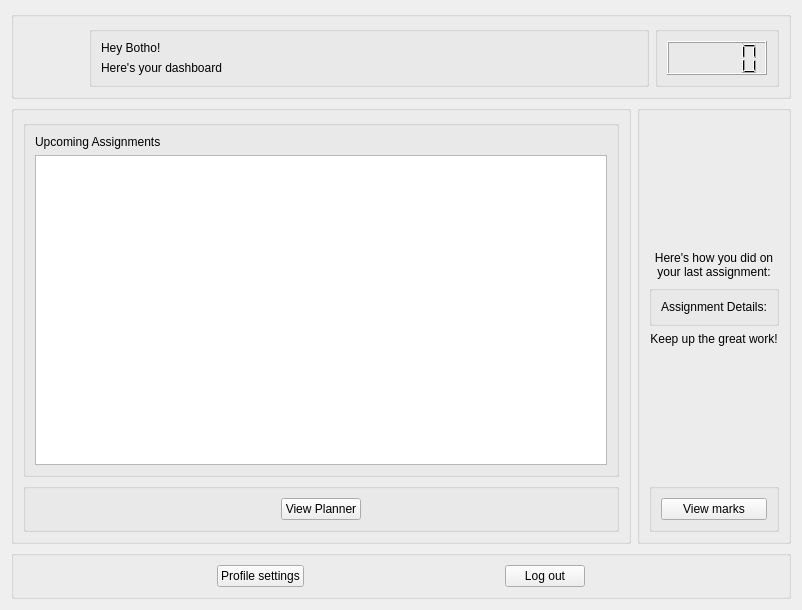
<?xml version="1.0" encoding="UTF-8"?>
<ui version="4.0">
 <class>dashboardForm</class>
 <widget class="QWidget" name="dashboardForm">
  <property name="geometry">
   <rect>
    <x>0</x>
    <y>0</y>
    <width>802</width>
    <height>610</height>
   </rect>
  </property>
  <property name="windowTitle">
   <string>Form</string>
  </property>
  <layout class="QVBoxLayout" name="verticalLayout_6">
   <item>
    <widget class="QGroupBox" name="groupBox">
     <property name="sizePolicy">
      <sizepolicy hsizetype="Preferred" vsizetype="Fixed">
       <horstretch>0</horstretch>
       <verstretch>0</verstretch>
      </sizepolicy>
     </property>
     <property name="title">
      <string/>
     </property>
     <layout class="QHBoxLayout" name="horizontalLayout" stretch="0,1,0">
      <item>
       <widget class="QLabel" name="labelLogo">
        <property name="minimumSize">
         <size>
          <width>60</width>
          <height>60</height>
         </size>
        </property>
        <property name="maximumSize">
         <size>
          <width>60</width>
          <height>60</height>
         </size>
        </property>
        <property name="text">
         <string/>
        </property>
        <property name="pixmap">
         <pixmap resource="../resources/resources.qrc">:/img/logo.svg</pixmap>
        </property>
        <property name="scaledContents">
         <bool>true</bool>
        </property>
       </widget>
      </item>
      <item>
       <widget class="QGroupBox" name="groupBox_9">
        <property name="sizePolicy">
         <sizepolicy hsizetype="Preferred" vsizetype="Fixed">
          <horstretch>0</horstretch>
          <verstretch>0</verstretch>
         </sizepolicy>
        </property>
        <property name="title">
         <string/>
        </property>
        <layout class="QVBoxLayout" name="verticalLayout">
         <item>
          <widget class="QLabel" name="labelHello">
           <property name="text">
            <string>Hey Botho!</string>
           </property>
          </widget>
         </item>
         <item>
          <widget class="QLabel" name="labelDashboard">
           <property name="text">
            <string>Here's your dashboard</string>
           </property>
          </widget>
         </item>
        </layout>
       </widget>
      </item>
      <item>
       <widget class="QGroupBox" name="groupBox_7">
        <property name="sizePolicy">
         <sizepolicy hsizetype="Minimum" vsizetype="Preferred">
          <horstretch>0</horstretch>
          <verstretch>0</verstretch>
         </sizepolicy>
        </property>
        <property name="title">
         <string/>
        </property>
        <layout class="QHBoxLayout" name="horizontalLayout_2">
         <property name="sizeConstraint">
          <enum>QLayout::SizeConstraint::SetMinimumSize</enum>
         </property>
         <item>
          <widget class="QLCDNumber" name="lcdClock">
           <property name="sizePolicy">
            <sizepolicy hsizetype="Fixed" vsizetype="Preferred">
             <horstretch>0</horstretch>
             <verstretch>0</verstretch>
            </sizepolicy>
           </property>
           <property name="minimumSize">
            <size>
             <width>100</width>
             <height>0</height>
            </size>
           </property>
          </widget>
         </item>
        </layout>
       </widget>
      </item>
     </layout>
    </widget>
   </item>
   <item>
    <layout class="QHBoxLayout" name="horizontalLayout_5">
     <item>
      <widget class="QGroupBox" name="groupBox_2">
       <property name="title">
        <string/>
       </property>
       <layout class="QVBoxLayout" name="verticalLayout_7">
        <item>
         <widget class="QGroupBox" name="groupBox_8">
          <property name="title">
           <string/>
          </property>
          <layout class="QVBoxLayout" name="verticalLayout_2">
           <item>
            <widget class="QLabel" name="labelUpcoming">
             <property name="text">
              <string>Upcoming Assignments</string>
             </property>
            </widget>
           </item>
           <item>
            <widget class="QListWidget" name="listUpcoming">
             <property name="editTriggers">
              <set>QAbstractItemView::EditTrigger::NoEditTriggers</set>
             </property>
            </widget>
           </item>
          </layout>
         </widget>
        </item>
        <item>
         <widget class="QGroupBox" name="groupBox_5">
          <property name="sizePolicy">
           <sizepolicy hsizetype="Preferred" vsizetype="Fixed">
            <horstretch>0</horstretch>
            <verstretch>0</verstretch>
           </sizepolicy>
          </property>
          <property name="title">
           <string/>
          </property>
          <layout class="QHBoxLayout" name="horizontalLayout_3">
           <item>
            <spacer name="horizontalSpacer_2">
             <property name="orientation">
              <enum>Qt::Orientation::Horizontal</enum>
             </property>
             <property name="sizeHint" stdset="0">
              <size>
               <width>127</width>
               <height>20</height>
              </size>
             </property>
            </spacer>
           </item>
           <item>
            <widget class="QPushButton" name="ViewPlannerButton">
             <property name="text">
              <string>View Planner</string>
             </property>
             <property name="icon">
              <iconset resource="../resources/resources.qrc">
               <normaloff>:/icons/calendar-day.svg</normaloff>:/icons/calendar-day.svg</iconset>
             </property>
             <property name="iconSize">
              <size>
               <width>12</width>
               <height>12</height>
              </size>
             </property>
            </widget>
           </item>
           <item>
            <spacer name="horizontalSpacer_3">
             <property name="orientation">
              <enum>Qt::Orientation::Horizontal</enum>
             </property>
             <property name="sizeHint" stdset="0">
              <size>
               <width>126</width>
               <height>20</height>
              </size>
             </property>
            </spacer>
           </item>
          </layout>
         </widget>
        </item>
       </layout>
      </widget>
     </item>
     <item>
      <widget class="QGroupBox" name="groupBox_3">
       <property name="title">
        <string/>
       </property>
       <layout class="QVBoxLayout" name="verticalLayout_4">
        <item>
         <spacer name="verticalSpacer_2">
          <property name="orientation">
           <enum>Qt::Orientation::Vertical</enum>
          </property>
          <property name="sizeHint" stdset="0">
           <size>
            <width>20</width>
            <height>40</height>
           </size>
          </property>
         </spacer>
        </item>
        <item>
         <widget class="QLabel" name="labelLastAssignment">
          <property name="text">
           <string>Here's how you did on your last assignment:</string>
          </property>
          <property name="alignment">
           <set>Qt::AlignmentFlag::AlignCenter</set>
          </property>
          <property name="wordWrap">
           <bool>true</bool>
          </property>
         </widget>
        </item>
        <item>
         <widget class="QGroupBox" name="groupBox_10">
          <property name="title">
           <string/>
          </property>
          <layout class="QVBoxLayout" name="verticalLayout_8">
           <item>
            <widget class="QLabel" name="labelAssignmentDetails">
             <property name="text">
              <string>Assignment Details:</string>
             </property>
            </widget>
           </item>
          </layout>
         </widget>
        </item>
        <item>
         <widget class="QLabel" name="labelMotivate">
          <property name="text">
           <string>Keep up the great work!</string>
          </property>
          <property name="alignment">
           <set>Qt::AlignmentFlag::AlignCenter</set>
          </property>
          <property name="wordWrap">
           <bool>true</bool>
          </property>
         </widget>
        </item>
        <item>
         <spacer name="verticalSpacer">
          <property name="orientation">
           <enum>Qt::Orientation::Vertical</enum>
          </property>
          <property name="sizeHint" stdset="0">
           <size>
            <width>20</width>
            <height>40</height>
           </size>
          </property>
         </spacer>
        </item>
        <item>
         <widget class="QGroupBox" name="groupBox_6">
          <property name="sizePolicy">
           <sizepolicy hsizetype="Preferred" vsizetype="Fixed">
            <horstretch>0</horstretch>
            <verstretch>0</verstretch>
           </sizepolicy>
          </property>
          <property name="title">
           <string/>
          </property>
          <layout class="QVBoxLayout" name="verticalLayout_3">
           <item>
            <widget class="QPushButton" name="ViewMarksButton">
             <property name="text">
              <string>View marks</string>
             </property>
             <property name="icon">
              <iconset resource="../resources/resources.qrc">
               <normaloff>:/icons/list-check.svg</normaloff>:/icons/list-check.svg</iconset>
             </property>
             <property name="iconSize">
              <size>
               <width>12</width>
               <height>12</height>
              </size>
             </property>
            </widget>
           </item>
          </layout>
         </widget>
        </item>
       </layout>
      </widget>
     </item>
    </layout>
   </item>
   <item>
    <widget class="QGroupBox" name="groupBox_4">
     <property name="sizePolicy">
      <sizepolicy hsizetype="Preferred" vsizetype="Fixed">
       <horstretch>0</horstretch>
       <verstretch>0</verstretch>
      </sizepolicy>
     </property>
     <property name="title">
      <string/>
     </property>
     <layout class="QHBoxLayout" name="horizontalLayout_4">
      <item>
       <spacer name="horizontalSpacer_6">
        <property name="orientation">
         <enum>Qt::Orientation::Horizontal</enum>
        </property>
        <property name="sizeHint" stdset="0">
         <size>
          <width>112</width>
          <height>20</height>
         </size>
        </property>
       </spacer>
      </item>
      <item>
       <widget class="QPushButton" name="SettingsButton">
        <property name="text">
         <string>Profile settings</string>
        </property>
        <property name="icon">
         <iconset resource="../resources/resources.qrc">
          <normaloff>:/icons/settings.svg</normaloff>:/icons/settings.svg</iconset>
        </property>
        <property name="iconSize">
         <size>
          <width>12</width>
          <height>12</height>
         </size>
        </property>
       </widget>
      </item>
      <item>
       <spacer name="horizontalSpacer_4">
        <property name="orientation">
         <enum>Qt::Orientation::Horizontal</enum>
        </property>
        <property name="sizeHint" stdset="0">
         <size>
          <width>40</width>
          <height>20</height>
         </size>
        </property>
       </spacer>
      </item>
      <item>
       <widget class="QPushButton" name="LogoutButton">
        <property name="text">
         <string>Log out</string>
        </property>
        <property name="icon">
         <iconset resource="../resources/resources.qrc">
          <normaloff>:/icons/exit.svg</normaloff>:/icons/exit.svg</iconset>
        </property>
        <property name="iconSize">
         <size>
          <width>12</width>
          <height>12</height>
         </size>
        </property>
       </widget>
      </item>
      <item>
       <spacer name="horizontalSpacer_5">
        <property name="orientation">
         <enum>Qt::Orientation::Horizontal</enum>
        </property>
        <property name="sizeHint" stdset="0">
         <size>
          <width>40</width>
          <height>20</height>
         </size>
        </property>
       </spacer>
      </item>
     </layout>
    </widget>
   </item>
  </layout>
 </widget>
 <resources>
  <include location="../resources/resources.qrc"/>
 </resources>
 <connections/>
</ui>
